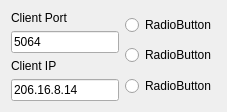
          <widget class="QWidget" name="tab_7">
           <attribute name="title">
            <string>C2 Settings</string>
           </attribute>
           <layout class="QGridLayout" name="gridLayout_11">
            <item row="0" column="0">
             <widget class="QLabel" name="label_2">
              <property name="text">
               <string>Client Port</string>
              </property>
             </widget>
            </item>
            <item row="0" column="1" rowspan="2">
             <widget class="QRadioButton" name="radioButton">
              <property name="text">
               <string>RadioButton</string>
              </property>
             </widget>
            </item>
            <item row="1" column="0" rowspan="2">
             <widget class="QLineEdit" name="lineEdit">
              <property name="text">
               <string>5064</string>
              </property>
             </widget>
            </item>
            <item row="2" column="1" rowspan="2">
             <widget class="QRadioButton" name="radioButton_2">
              <property name="text">
               <string>RadioButton</string>
              </property>
             </widget>
            </item>
            <item row="3" column="0" rowspan="2">
             <widget class="QLabel" name="label_3">
              <property name="text">
               <string>Client IP</string>
              </property>
             </widget>
            </item>
            <item row="4" column="1" rowspan="2">
             <widget class="QRadioButton" name="radioButton_3">
              <property name="text">
               <string>RadioButton</string>
              </property>
             </widget>
            </item>
            <item row="5" column="0">
             <widget class="QLineEdit" name="lineEdit_2">
              <property name="text">
               <string>206.16.8.14</string>
              </property>
             </widget>
            </item>
           </layout>
          </widget>
